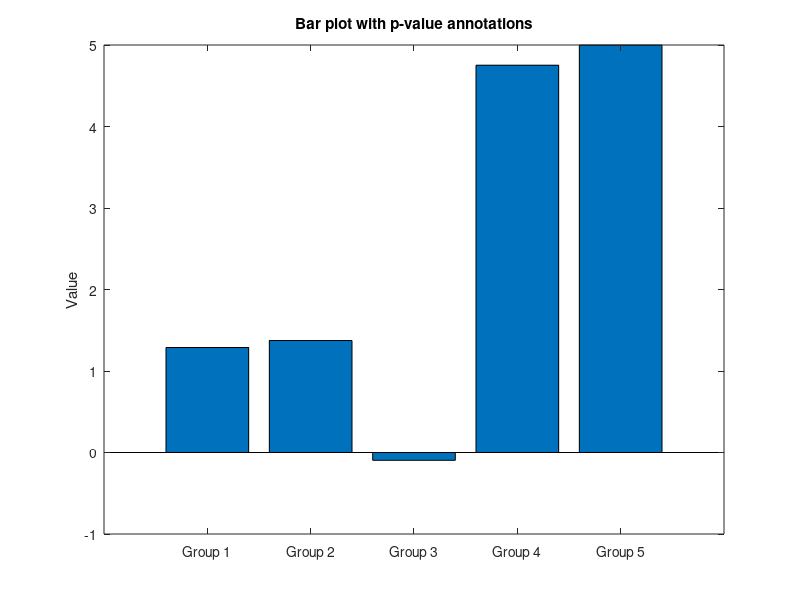

Here is the MATLAB script that generated this plot: (Note: this script raises an error after producing the figure.)
% Sample data for two groups
group1 = randn(10, 1) + 1; % Random data centered around 1
group2 = randn(10, 1) + 1; % Random data centered around 2
group3 = randn(10, 1);
group4 = randn(10, 1) + 5;
group5 = randn(10, 1) + 5;

figure;
bar_data = [mean(group1), mean(group2), mean(group3), mean(group4), mean(group5)]; % Use mean values for the bar heights
bar(bar_data);
set(gca, 'XTickLabel', {'Group 1', 'Group 2', 'Group 3', 'Group 4', 'Group 5'});
ylabel('Value');
title('Bar plot with p-value annotations');
% Perform a t-test to get the p-value
[~, pval(1)] = ttest2(group1, group2);
[~, pval(2)] = ttest2(group1, group3);
[~, pval(3)] = ttest2(group1, group4);
[~, pval(4)] = ttest2(group1, group5);
[~, pval(5)] = ttest2(group2, group3);
[~, pval(6)] = ttest2(group2, group4);
[~, pval(7)] = ttest2(group2, group5);
[~, pval(8)] = ttest2(group3, group4);
[~, pval(9)] = ttest2(group3, group5);
[~, pval(10)] = ttest2(group4, group5);
% Assuming we're working with the current axes
ax = gca;
% Add the p-value to the plot
% Here we assume that the p-value should appear at y = 3, change this value as needed for your plot.
% x-coordinates (1 and 2) correspond to the bar centers.
prettify_pvalues(ax, [1,1,1,1,2,2,2,3,3,4], [2,3,4,5,3,4,5,4,5,5], pval,'PlotNonSignif', false);
prettify_plot('FigureColor', 'k');